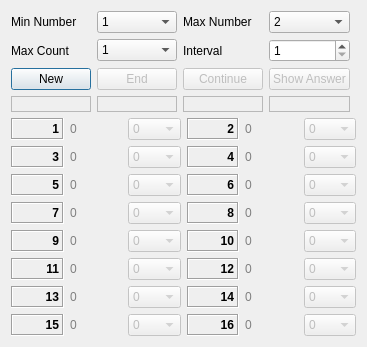
<?xml version="1.0" encoding="UTF-8"?>
<ui version="4.0">
 <class>Dialog</class>
 <widget class="QDialog" name="Dialog">
  <property name="geometry">
   <rect>
    <x>0</x>
    <y>0</y>
    <width>344</width>
    <height>323</height>
   </rect>
  </property>
  <property name="windowTitle">
   <string>Count Memory</string>
  </property>
  <layout class="QGridLayout" name="gridLayout">
   <item row="0" column="2">
    <widget class="QLabel" name="label_2">
     <property name="text">
      <string>Max Number</string>
     </property>
    </widget>
   </item>
   <item row="3" column="0">
    <widget class="QLabel" name="label1">
     <property name="font">
      <font>
       <weight>75</weight>
       <bold>true</bold>
      </font>
     </property>
     <property name="frameShape">
      <enum>QFrame::StyledPanel</enum>
     </property>
     <property name="frameShadow">
      <enum>QFrame::Sunken</enum>
     </property>
     <property name="text">
      <string/>
     </property>
     <property name="alignment">
      <set>Qt::AlignCenter</set>
     </property>
    </widget>
   </item>
   <item row="0" column="0">
    <widget class="QLabel" name="label">
     <property name="text">
      <string>Min Number</string>
     </property>
    </widget>
   </item>
   <item row="1" column="0">
    <widget class="QLabel" name="label_3">
     <property name="text">
      <string>Max Count</string>
     </property>
    </widget>
   </item>
   <item row="2" column="0">
    <widget class="QPushButton" name="btn_new">
     <property name="text">
      <string>New</string>
     </property>
    </widget>
   </item>
   <item row="4" column="0" colspan="5">
    <layout class="QGridLayout" name="gridLayout_2">
     <item row="3" column="3">
      <widget class="QLabel" name="label_19">
       <property name="font">
        <font>
         <weight>75</weight>
         <bold>true</bold>
        </font>
       </property>
       <property name="frameShape">
        <enum>QFrame::Box</enum>
       </property>
       <property name="frameShadow">
        <enum>QFrame::Sunken</enum>
       </property>
       <property name="text">
        <string>8</string>
       </property>
       <property name="alignment">
        <set>Qt::AlignRight|Qt::AlignTrailing|Qt::AlignVCenter</set>
       </property>
      </widget>
     </item>
     <item row="0" column="3">
      <widget class="QLabel" name="label_7">
       <property name="font">
        <font>
         <weight>75</weight>
         <bold>true</bold>
        </font>
       </property>
       <property name="frameShape">
        <enum>QFrame::Box</enum>
       </property>
       <property name="frameShadow">
        <enum>QFrame::Sunken</enum>
       </property>
       <property name="text">
        <string>2</string>
       </property>
       <property name="alignment">
        <set>Qt::AlignRight|Qt::AlignTrailing|Qt::AlignVCenter</set>
       </property>
      </widget>
     </item>
     <item row="0" column="0">
      <widget class="QLabel" name="label_5">
       <property name="font">
        <font>
         <weight>75</weight>
         <bold>true</bold>
        </font>
       </property>
       <property name="frameShape">
        <enum>QFrame::Box</enum>
       </property>
       <property name="frameShadow">
        <enum>QFrame::Sunken</enum>
       </property>
       <property name="text">
        <string>1</string>
       </property>
       <property name="alignment">
        <set>Qt::AlignRight|Qt::AlignTrailing|Qt::AlignVCenter</set>
       </property>
      </widget>
     </item>
     <item row="5" column="0">
      <widget class="QLabel" name="label_25">
       <property name="font">
        <font>
         <weight>75</weight>
         <bold>true</bold>
        </font>
       </property>
       <property name="frameShape">
        <enum>QFrame::Box</enum>
       </property>
       <property name="frameShadow">
        <enum>QFrame::Sunken</enum>
       </property>
       <property name="text">
        <string>11</string>
       </property>
       <property name="alignment">
        <set>Qt::AlignRight|Qt::AlignTrailing|Qt::AlignVCenter</set>
       </property>
      </widget>
     </item>
     <item row="3" column="0">
      <widget class="QLabel" name="label_17">
       <property name="font">
        <font>
         <weight>75</weight>
         <bold>true</bold>
        </font>
       </property>
       <property name="frameShape">
        <enum>QFrame::Box</enum>
       </property>
       <property name="frameShadow">
        <enum>QFrame::Sunken</enum>
       </property>
       <property name="text">
        <string>7</string>
       </property>
       <property name="alignment">
        <set>Qt::AlignRight|Qt::AlignTrailing|Qt::AlignVCenter</set>
       </property>
      </widget>
     </item>
     <item row="5" column="3">
      <widget class="QLabel" name="label_27">
       <property name="font">
        <font>
         <weight>75</weight>
         <bold>true</bold>
        </font>
       </property>
       <property name="frameShape">
        <enum>QFrame::Box</enum>
       </property>
       <property name="frameShadow">
        <enum>QFrame::Sunken</enum>
       </property>
       <property name="text">
        <string>12</string>
       </property>
       <property name="alignment">
        <set>Qt::AlignRight|Qt::AlignTrailing|Qt::AlignVCenter</set>
       </property>
      </widget>
     </item>
     <item row="6" column="0">
      <widget class="QLabel" name="label_29">
       <property name="font">
        <font>
         <weight>75</weight>
         <bold>true</bold>
        </font>
       </property>
       <property name="frameShape">
        <enum>QFrame::Box</enum>
       </property>
       <property name="frameShadow">
        <enum>QFrame::Sunken</enum>
       </property>
       <property name="text">
        <string>13</string>
       </property>
       <property name="alignment">
        <set>Qt::AlignRight|Qt::AlignTrailing|Qt::AlignVCenter</set>
       </property>
      </widget>
     </item>
     <item row="6" column="3">
      <widget class="QLabel" name="label_31">
       <property name="font">
        <font>
         <weight>75</weight>
         <bold>true</bold>
        </font>
       </property>
       <property name="frameShape">
        <enum>QFrame::Box</enum>
       </property>
       <property name="frameShadow">
        <enum>QFrame::Sunken</enum>
       </property>
       <property name="text">
        <string>14</string>
       </property>
       <property name="alignment">
        <set>Qt::AlignRight|Qt::AlignTrailing|Qt::AlignVCenter</set>
       </property>
      </widget>
     </item>
     <item row="4" column="0">
      <widget class="QLabel" name="label_21">
       <property name="font">
        <font>
         <weight>75</weight>
         <bold>true</bold>
        </font>
       </property>
       <property name="frameShape">
        <enum>QFrame::Box</enum>
       </property>
       <property name="frameShadow">
        <enum>QFrame::Sunken</enum>
       </property>
       <property name="text">
        <string>9</string>
       </property>
       <property name="alignment">
        <set>Qt::AlignRight|Qt::AlignTrailing|Qt::AlignVCenter</set>
       </property>
      </widget>
     </item>
     <item row="2" column="3">
      <widget class="QLabel" name="label_15">
       <property name="font">
        <font>
         <weight>75</weight>
         <bold>true</bold>
        </font>
       </property>
       <property name="frameShape">
        <enum>QFrame::Box</enum>
       </property>
       <property name="frameShadow">
        <enum>QFrame::Sunken</enum>
       </property>
       <property name="text">
        <string>6</string>
       </property>
       <property name="alignment">
        <set>Qt::AlignRight|Qt::AlignTrailing|Qt::AlignVCenter</set>
       </property>
      </widget>
     </item>
     <item row="1" column="3">
      <widget class="QLabel" name="label_11">
       <property name="font">
        <font>
         <weight>75</weight>
         <bold>true</bold>
        </font>
       </property>
       <property name="frameShape">
        <enum>QFrame::Box</enum>
       </property>
       <property name="frameShadow">
        <enum>QFrame::Sunken</enum>
       </property>
       <property name="text">
        <string>4</string>
       </property>
       <property name="alignment">
        <set>Qt::AlignRight|Qt::AlignTrailing|Qt::AlignVCenter</set>
       </property>
      </widget>
     </item>
     <item row="4" column="3">
      <widget class="QLabel" name="label_23">
       <property name="font">
        <font>
         <weight>75</weight>
         <bold>true</bold>
        </font>
       </property>
       <property name="frameShape">
        <enum>QFrame::Box</enum>
       </property>
       <property name="frameShadow">
        <enum>QFrame::Sunken</enum>
       </property>
       <property name="text">
        <string>10</string>
       </property>
       <property name="alignment">
        <set>Qt::AlignRight|Qt::AlignTrailing|Qt::AlignVCenter</set>
       </property>
      </widget>
     </item>
     <item row="2" column="0">
      <widget class="QLabel" name="label_13">
       <property name="font">
        <font>
         <weight>75</weight>
         <bold>true</bold>
        </font>
       </property>
       <property name="frameShape">
        <enum>QFrame::Box</enum>
       </property>
       <property name="frameShadow">
        <enum>QFrame::Sunken</enum>
       </property>
       <property name="text">
        <string>5</string>
       </property>
       <property name="alignment">
        <set>Qt::AlignRight|Qt::AlignTrailing|Qt::AlignVCenter</set>
       </property>
      </widget>
     </item>
     <item row="1" column="0">
      <widget class="QLabel" name="label_9">
       <property name="font">
        <font>
         <weight>75</weight>
         <bold>true</bold>
        </font>
       </property>
       <property name="frameShape">
        <enum>QFrame::Box</enum>
       </property>
       <property name="frameShadow">
        <enum>QFrame::Sunken</enum>
       </property>
       <property name="text">
        <string>3</string>
       </property>
       <property name="alignment">
        <set>Qt::AlignRight|Qt::AlignTrailing|Qt::AlignVCenter</set>
       </property>
      </widget>
     </item>
     <item row="7" column="0">
      <widget class="QLabel" name="label_33">
       <property name="font">
        <font>
         <weight>75</weight>
         <bold>true</bold>
        </font>
       </property>
       <property name="frameShape">
        <enum>QFrame::Box</enum>
       </property>
       <property name="frameShadow">
        <enum>QFrame::Sunken</enum>
       </property>
       <property name="text">
        <string>15</string>
       </property>
       <property name="alignment">
        <set>Qt::AlignRight|Qt::AlignTrailing|Qt::AlignVCenter</set>
       </property>
      </widget>
     </item>
     <item row="7" column="3">
      <widget class="QLabel" name="label_35">
       <property name="font">
        <font>
         <weight>75</weight>
         <bold>true</bold>
        </font>
       </property>
       <property name="frameShape">
        <enum>QFrame::Box</enum>
       </property>
       <property name="frameShadow">
        <enum>QFrame::Sunken</enum>
       </property>
       <property name="text">
        <string>16</string>
       </property>
       <property name="alignment">
        <set>Qt::AlignRight|Qt::AlignTrailing|Qt::AlignVCenter</set>
       </property>
      </widget>
     </item>
     <item row="1" column="1">
      <widget class="QLabel" name="label_ans3">
       <property name="text">
        <string>&lt;font color=&quot;gray&quot;&gt;0&lt;/font&gt;</string>
       </property>
      </widget>
     </item>
     <item row="2" column="1">
      <widget class="QLabel" name="label_ans5">
       <property name="text">
        <string>&lt;font color=&quot;gray&quot;&gt;0&lt;/font&gt;</string>
       </property>
      </widget>
     </item>
     <item row="3" column="1">
      <widget class="QLabel" name="label_ans7">
       <property name="text">
        <string>&lt;font color=&quot;gray&quot;&gt;0&lt;/font&gt;</string>
       </property>
      </widget>
     </item>
     <item row="4" column="1">
      <widget class="QLabel" name="label_ans9">
       <property name="text">
        <string>&lt;font color=&quot;gray&quot;&gt;0&lt;/font&gt;</string>
       </property>
      </widget>
     </item>
     <item row="5" column="1">
      <widget class="QLabel" name="label_ans11">
       <property name="text">
        <string>&lt;font color=&quot;gray&quot;&gt;0&lt;/font&gt;</string>
       </property>
      </widget>
     </item>
     <item row="6" column="1">
      <widget class="QLabel" name="label_ans13">
       <property name="text">
        <string>&lt;font color=&quot;gray&quot;&gt;0&lt;/font&gt;</string>
       </property>
      </widget>
     </item>
     <item row="7" column="1">
      <widget class="QLabel" name="label_ans15">
       <property name="text">
        <string>&lt;font color=&quot;gray&quot;&gt;0&lt;/font&gt;</string>
       </property>
      </widget>
     </item>
     <item row="1" column="4">
      <widget class="QLabel" name="label_ans4">
       <property name="text">
        <string>&lt;font color=&quot;gray&quot;&gt;0&lt;/font&gt;</string>
       </property>
      </widget>
     </item>
     <item row="2" column="4">
      <widget class="QLabel" name="label_ans6">
       <property name="text">
        <string>&lt;font color=&quot;gray&quot;&gt;0&lt;/font&gt;</string>
       </property>
      </widget>
     </item>
     <item row="3" column="4">
      <widget class="QLabel" name="label_ans8">
       <property name="text">
        <string>&lt;font color=&quot;gray&quot;&gt;0&lt;/font&gt;</string>
       </property>
      </widget>
     </item>
     <item row="4" column="4">
      <widget class="QLabel" name="label_ans10">
       <property name="text">
        <string>&lt;font color=&quot;gray&quot;&gt;0&lt;/font&gt;</string>
       </property>
      </widget>
     </item>
     <item row="5" column="4">
      <widget class="QLabel" name="label_ans12">
       <property name="text">
        <string>&lt;font color=&quot;gray&quot;&gt;0&lt;/font&gt;</string>
       </property>
      </widget>
     </item>
     <item row="6" column="4">
      <widget class="QLabel" name="label_ans14">
       <property name="text">
        <string>&lt;font color=&quot;gray&quot;&gt;0&lt;/font&gt;</string>
       </property>
      </widget>
     </item>
     <item row="7" column="4">
      <widget class="QLabel" name="label_ans16">
       <property name="text">
        <string>&lt;font color=&quot;gray&quot;&gt;0&lt;/font&gt;</string>
       </property>
      </widget>
     </item>
     <item row="1" column="2">
      <widget class="QComboBox" name="combo_3">
       <property name="enabled">
        <bool>false</bool>
       </property>
       <item>
        <property name="text">
         <string>0</string>
        </property>
       </item>
       <item>
        <property name="text">
         <string>1</string>
        </property>
       </item>
       <item>
        <property name="text">
         <string>2</string>
        </property>
       </item>
       <item>
        <property name="text">
         <string>3</string>
        </property>
       </item>
       <item>
        <property name="text">
         <string>4</string>
        </property>
       </item>
       <item>
        <property name="text">
         <string>5</string>
        </property>
       </item>
       <item>
        <property name="text">
         <string>6</string>
        </property>
       </item>
       <item>
        <property name="text">
         <string>7</string>
        </property>
       </item>
       <item>
        <property name="text">
         <string>8</string>
        </property>
       </item>
       <item>
        <property name="text">
         <string>9</string>
        </property>
       </item>
      </widget>
     </item>
     <item row="0" column="1">
      <widget class="QLabel" name="label_ans1">
       <property name="text">
        <string>&lt;font color=&quot;gray&quot;&gt;0&lt;/font&gt;</string>
       </property>
      </widget>
     </item>
     <item row="0" column="2">
      <widget class="QComboBox" name="combo_1">
       <property name="enabled">
        <bool>false</bool>
       </property>
       <item>
        <property name="text">
         <string>0</string>
        </property>
       </item>
       <item>
        <property name="text">
         <string>1</string>
        </property>
       </item>
       <item>
        <property name="text">
         <string>2</string>
        </property>
       </item>
       <item>
        <property name="text">
         <string>3</string>
        </property>
       </item>
       <item>
        <property name="text">
         <string>4</string>
        </property>
       </item>
       <item>
        <property name="text">
         <string>5</string>
        </property>
       </item>
       <item>
        <property name="text">
         <string>6</string>
        </property>
       </item>
       <item>
        <property name="text">
         <string>7</string>
        </property>
       </item>
       <item>
        <property name="text">
         <string>8</string>
        </property>
       </item>
       <item>
        <property name="text">
         <string>9</string>
        </property>
       </item>
      </widget>
     </item>
     <item row="1" column="5">
      <widget class="QComboBox" name="combo_4">
       <property name="enabled">
        <bool>false</bool>
       </property>
       <item>
        <property name="text">
         <string>0</string>
        </property>
       </item>
       <item>
        <property name="text">
         <string>1</string>
        </property>
       </item>
       <item>
        <property name="text">
         <string>2</string>
        </property>
       </item>
       <item>
        <property name="text">
         <string>3</string>
        </property>
       </item>
       <item>
        <property name="text">
         <string>4</string>
        </property>
       </item>
       <item>
        <property name="text">
         <string>5</string>
        </property>
       </item>
       <item>
        <property name="text">
         <string>6</string>
        </property>
       </item>
       <item>
        <property name="text">
         <string>7</string>
        </property>
       </item>
       <item>
        <property name="text">
         <string>8</string>
        </property>
       </item>
       <item>
        <property name="text">
         <string>9</string>
        </property>
       </item>
      </widget>
     </item>
     <item row="0" column="4">
      <widget class="QLabel" name="label_ans2">
       <property name="text">
        <string>&lt;font color=&quot;gray&quot;&gt;0&lt;/font&gt;</string>
       </property>
      </widget>
     </item>
     <item row="0" column="5">
      <widget class="QComboBox" name="combo_2">
       <property name="enabled">
        <bool>false</bool>
       </property>
       <item>
        <property name="text">
         <string>0</string>
        </property>
       </item>
       <item>
        <property name="text">
         <string>1</string>
        </property>
       </item>
       <item>
        <property name="text">
         <string>2</string>
        </property>
       </item>
       <item>
        <property name="text">
         <string>3</string>
        </property>
       </item>
       <item>
        <property name="text">
         <string>4</string>
        </property>
       </item>
       <item>
        <property name="text">
         <string>5</string>
        </property>
       </item>
       <item>
        <property name="text">
         <string>6</string>
        </property>
       </item>
       <item>
        <property name="text">
         <string>7</string>
        </property>
       </item>
       <item>
        <property name="text">
         <string>8</string>
        </property>
       </item>
       <item>
        <property name="text">
         <string>9</string>
        </property>
       </item>
      </widget>
     </item>
     <item row="2" column="2">
      <widget class="QComboBox" name="combo_5">
       <property name="enabled">
        <bool>false</bool>
       </property>
       <item>
        <property name="text">
         <string>0</string>
        </property>
       </item>
       <item>
        <property name="text">
         <string>1</string>
        </property>
       </item>
       <item>
        <property name="text">
         <string>2</string>
        </property>
       </item>
       <item>
        <property name="text">
         <string>3</string>
        </property>
       </item>
       <item>
        <property name="text">
         <string>4</string>
        </property>
       </item>
       <item>
        <property name="text">
         <string>5</string>
        </property>
       </item>
       <item>
        <property name="text">
         <string>6</string>
        </property>
       </item>
       <item>
        <property name="text">
         <string>7</string>
        </property>
       </item>
       <item>
        <property name="text">
         <string>8</string>
        </property>
       </item>
       <item>
        <property name="text">
         <string>9</string>
        </property>
       </item>
      </widget>
     </item>
     <item row="2" column="5">
      <widget class="QComboBox" name="combo_6">
       <property name="enabled">
        <bool>false</bool>
       </property>
       <item>
        <property name="text">
         <string>0</string>
        </property>
       </item>
       <item>
        <property name="text">
         <string>1</string>
        </property>
       </item>
       <item>
        <property name="text">
         <string>2</string>
        </property>
       </item>
       <item>
        <property name="text">
         <string>3</string>
        </property>
       </item>
       <item>
        <property name="text">
         <string>4</string>
        </property>
       </item>
       <item>
        <property name="text">
         <string>5</string>
        </property>
       </item>
       <item>
        <property name="text">
         <string>6</string>
        </property>
       </item>
       <item>
        <property name="text">
         <string>7</string>
        </property>
       </item>
       <item>
        <property name="text">
         <string>8</string>
        </property>
       </item>
       <item>
        <property name="text">
         <string>9</string>
        </property>
       </item>
      </widget>
     </item>
     <item row="3" column="2">
      <widget class="QComboBox" name="combo_7">
       <property name="enabled">
        <bool>false</bool>
       </property>
       <item>
        <property name="text">
         <string>0</string>
        </property>
       </item>
       <item>
        <property name="text">
         <string>1</string>
        </property>
       </item>
       <item>
        <property name="text">
         <string>2</string>
        </property>
       </item>
       <item>
        <property name="text">
         <string>3</string>
        </property>
       </item>
       <item>
        <property name="text">
         <string>4</string>
        </property>
       </item>
       <item>
        <property name="text">
         <string>5</string>
        </property>
       </item>
       <item>
        <property name="text">
         <string>6</string>
        </property>
       </item>
       <item>
        <property name="text">
         <string>7</string>
        </property>
       </item>
       <item>
        <property name="text">
         <string>8</string>
        </property>
       </item>
       <item>
        <property name="text">
         <string>9</string>
        </property>
       </item>
      </widget>
     </item>
     <item row="3" column="5">
      <widget class="QComboBox" name="combo_8">
       <property name="enabled">
        <bool>false</bool>
       </property>
       <item>
        <property name="text">
         <string>0</string>
        </property>
       </item>
       <item>
        <property name="text">
         <string>1</string>
        </property>
       </item>
       <item>
        <property name="text">
         <string>2</string>
        </property>
       </item>
       <item>
        <property name="text">
         <string>3</string>
        </property>
       </item>
       <item>
        <property name="text">
         <string>4</string>
        </property>
       </item>
       <item>
        <property name="text">
         <string>5</string>
        </property>
       </item>
       <item>
        <property name="text">
         <string>6</string>
        </property>
       </item>
       <item>
        <property name="text">
         <string>7</string>
        </property>
       </item>
       <item>
        <property name="text">
         <string>8</string>
        </property>
       </item>
       <item>
        <property name="text">
         <string>9</string>
        </property>
       </item>
      </widget>
     </item>
     <item row="4" column="2">
      <widget class="QComboBox" name="combo_9">
       <property name="enabled">
        <bool>false</bool>
       </property>
       <item>
        <property name="text">
         <string>0</string>
        </property>
       </item>
       <item>
        <property name="text">
         <string>1</string>
        </property>
       </item>
       <item>
        <property name="text">
         <string>2</string>
        </property>
       </item>
       <item>
        <property name="text">
         <string>3</string>
        </property>
       </item>
       <item>
        <property name="text">
         <string>4</string>
        </property>
       </item>
       <item>
        <property name="text">
         <string>5</string>
        </property>
       </item>
       <item>
        <property name="text">
         <string>6</string>
        </property>
       </item>
       <item>
        <property name="text">
         <string>7</string>
        </property>
       </item>
       <item>
        <property name="text">
         <string>8</string>
        </property>
       </item>
       <item>
        <property name="text">
         <string>9</string>
        </property>
       </item>
      </widget>
     </item>
     <item row="4" column="5">
      <widget class="QComboBox" name="combo_10">
       <property name="enabled">
        <bool>false</bool>
       </property>
       <item>
        <property name="text">
         <string>0</string>
        </property>
       </item>
       <item>
        <property name="text">
         <string>1</string>
        </property>
       </item>
       <item>
        <property name="text">
         <string>2</string>
        </property>
       </item>
       <item>
        <property name="text">
         <string>3</string>
        </property>
       </item>
       <item>
        <property name="text">
         <string>4</string>
        </property>
       </item>
       <item>
        <property name="text">
         <string>5</string>
        </property>
       </item>
       <item>
        <property name="text">
         <string>6</string>
        </property>
       </item>
       <item>
        <property name="text">
         <string>7</string>
        </property>
       </item>
       <item>
        <property name="text">
         <string>8</string>
        </property>
       </item>
       <item>
        <property name="text">
         <string>9</string>
        </property>
       </item>
      </widget>
     </item>
     <item row="5" column="2">
      <widget class="QComboBox" name="combo_11">
       <property name="enabled">
        <bool>false</bool>
       </property>
       <item>
        <property name="text">
         <string>0</string>
        </property>
       </item>
       <item>
        <property name="text">
         <string>1</string>
        </property>
       </item>
       <item>
        <property name="text">
         <string>2</string>
        </property>
       </item>
       <item>
        <property name="text">
         <string>3</string>
        </property>
       </item>
       <item>
        <property name="text">
         <string>4</string>
        </property>
       </item>
       <item>
        <property name="text">
         <string>5</string>
        </property>
       </item>
       <item>
        <property name="text">
         <string>6</string>
        </property>
       </item>
       <item>
        <property name="text">
         <string>7</string>
        </property>
       </item>
       <item>
        <property name="text">
         <string>8</string>
        </property>
       </item>
       <item>
        <property name="text">
         <string>9</string>
        </property>
       </item>
      </widget>
     </item>
     <item row="5" column="5">
      <widget class="QComboBox" name="combo_12">
       <property name="enabled">
        <bool>false</bool>
       </property>
       <item>
        <property name="text">
         <string>0</string>
        </property>
       </item>
       <item>
        <property name="text">
         <string>1</string>
        </property>
       </item>
       <item>
        <property name="text">
         <string>2</string>
        </property>
       </item>
       <item>
        <property name="text">
         <string>3</string>
        </property>
       </item>
       <item>
        <property name="text">
         <string>4</string>
        </property>
       </item>
       <item>
        <property name="text">
         <string>5</string>
        </property>
       </item>
       <item>
        <property name="text">
         <string>6</string>
        </property>
       </item>
       <item>
        <property name="text">
         <string>7</string>
        </property>
       </item>
       <item>
        <property name="text">
         <string>8</string>
        </property>
       </item>
       <item>
        <property name="text">
         <string>9</string>
        </property>
       </item>
      </widget>
     </item>
     <item row="6" column="2">
      <widget class="QComboBox" name="combo_13">
       <property name="enabled">
        <bool>false</bool>
       </property>
       <item>
        <property name="text">
         <string>0</string>
        </property>
       </item>
       <item>
        <property name="text">
         <string>1</string>
        </property>
       </item>
       <item>
        <property name="text">
         <string>2</string>
        </property>
       </item>
       <item>
        <property name="text">
         <string>3</string>
        </property>
       </item>
       <item>
        <property name="text">
         <string>4</string>
        </property>
       </item>
       <item>
        <property name="text">
         <string>5</string>
        </property>
       </item>
       <item>
        <property name="text">
         <string>6</string>
        </property>
       </item>
       <item>
        <property name="text">
         <string>7</string>
        </property>
       </item>
       <item>
        <property name="text">
         <string>8</string>
        </property>
       </item>
       <item>
        <property name="text">
         <string>9</string>
        </property>
       </item>
      </widget>
     </item>
     <item row="6" column="5">
      <widget class="QComboBox" name="combo_14">
       <property name="enabled">
        <bool>false</bool>
       </property>
       <item>
        <property name="text">
         <string>0</string>
        </property>
       </item>
       <item>
        <property name="text">
         <string>1</string>
        </property>
       </item>
       <item>
        <property name="text">
         <string>2</string>
        </property>
       </item>
       <item>
        <property name="text">
         <string>3</string>
        </property>
       </item>
       <item>
        <property name="text">
         <string>4</string>
        </property>
       </item>
       <item>
        <property name="text">
         <string>5</string>
        </property>
       </item>
       <item>
        <property name="text">
         <string>6</string>
        </property>
       </item>
       <item>
        <property name="text">
         <string>7</string>
        </property>
       </item>
       <item>
        <property name="text">
         <string>8</string>
        </property>
       </item>
       <item>
        <property name="text">
         <string>9</string>
        </property>
       </item>
      </widget>
     </item>
     <item row="7" column="2">
      <widget class="QComboBox" name="combo_15">
       <property name="enabled">
        <bool>false</bool>
       </property>
       <item>
        <property name="text">
         <string>0</string>
        </property>
       </item>
       <item>
        <property name="text">
         <string>1</string>
        </property>
       </item>
       <item>
        <property name="text">
         <string>2</string>
        </property>
       </item>
       <item>
        <property name="text">
         <string>3</string>
        </property>
       </item>
       <item>
        <property name="text">
         <string>4</string>
        </property>
       </item>
       <item>
        <property name="text">
         <string>5</string>
        </property>
       </item>
       <item>
        <property name="text">
         <string>6</string>
        </property>
       </item>
       <item>
        <property name="text">
         <string>7</string>
        </property>
       </item>
       <item>
        <property name="text">
         <string>8</string>
        </property>
       </item>
       <item>
        <property name="text">
         <string>9</string>
        </property>
       </item>
      </widget>
     </item>
     <item row="7" column="5">
      <widget class="QComboBox" name="combo_16">
       <property name="enabled">
        <bool>false</bool>
       </property>
       <item>
        <property name="text">
         <string>0</string>
        </property>
       </item>
       <item>
        <property name="text">
         <string>1</string>
        </property>
       </item>
       <item>
        <property name="text">
         <string>2</string>
        </property>
       </item>
       <item>
        <property name="text">
         <string>3</string>
        </property>
       </item>
       <item>
        <property name="text">
         <string>4</string>
        </property>
       </item>
       <item>
        <property name="text">
         <string>5</string>
        </property>
       </item>
       <item>
        <property name="text">
         <string>6</string>
        </property>
       </item>
       <item>
        <property name="text">
         <string>7</string>
        </property>
       </item>
       <item>
        <property name="text">
         <string>8</string>
        </property>
       </item>
       <item>
        <property name="text">
         <string>9</string>
        </property>
       </item>
      </widget>
     </item>
    </layout>
   </item>
   <item row="3" column="3">
    <widget class="QLabel" name="label4">
     <property name="font">
      <font>
       <weight>50</weight>
       <bold>false</bold>
      </font>
     </property>
     <property name="frameShape">
      <enum>QFrame::StyledPanel</enum>
     </property>
     <property name="frameShadow">
      <enum>QFrame::Sunken</enum>
     </property>
     <property name="text">
      <string/>
     </property>
     <property name="alignment">
      <set>Qt::AlignCenter</set>
     </property>
    </widget>
   </item>
   <item row="2" column="1">
    <widget class="QPushButton" name="btn_end">
     <property name="enabled">
      <bool>false</bool>
     </property>
     <property name="text">
      <string>End</string>
     </property>
    </widget>
   </item>
   <item row="1" column="2">
    <widget class="QLabel" name="label_4">
     <property name="text">
      <string>Interval</string>
     </property>
    </widget>
   </item>
   <item row="1" column="3">
    <widget class="QSpinBox" name="spin_inv">
     <property name="minimum">
      <number>1</number>
     </property>
     <property name="maximum">
      <number>60</number>
     </property>
     <property name="singleStep">
      <number>1</number>
     </property>
    </widget>
   </item>
   <item row="0" column="3">
    <widget class="QComboBox" name="combo_max">
     <item>
      <property name="text">
       <string>2</string>
      </property>
     </item>
     <item>
      <property name="text">
       <string>3</string>
      </property>
     </item>
     <item>
      <property name="text">
       <string>4</string>
      </property>
     </item>
     <item>
      <property name="text">
       <string>5</string>
      </property>
     </item>
     <item>
      <property name="text">
       <string>6</string>
      </property>
     </item>
     <item>
      <property name="text">
       <string>7</string>
      </property>
     </item>
     <item>
      <property name="text">
       <string>8</string>
      </property>
     </item>
     <item>
      <property name="text">
       <string>9</string>
      </property>
     </item>
     <item>
      <property name="text">
       <string>10</string>
      </property>
     </item>
     <item>
      <property name="text">
       <string>11</string>
      </property>
     </item>
     <item>
      <property name="text">
       <string>12</string>
      </property>
     </item>
     <item>
      <property name="text">
       <string>13</string>
      </property>
     </item>
     <item>
      <property name="text">
       <string>14</string>
      </property>
     </item>
     <item>
      <property name="text">
       <string>15</string>
      </property>
     </item>
     <item>
      <property name="text">
       <string>16</string>
      </property>
     </item>
    </widget>
   </item>
   <item row="3" column="1">
    <widget class="QLabel" name="label2">
     <property name="font">
      <font>
       <weight>75</weight>
       <bold>true</bold>
      </font>
     </property>
     <property name="frameShape">
      <enum>QFrame::StyledPanel</enum>
     </property>
     <property name="frameShadow">
      <enum>QFrame::Sunken</enum>
     </property>
     <property name="text">
      <string/>
     </property>
     <property name="alignment">
      <set>Qt::AlignCenter</set>
     </property>
    </widget>
   </item>
   <item row="3" column="2">
    <widget class="QLabel" name="label3">
     <property name="font">
      <font>
       <weight>50</weight>
       <bold>false</bold>
      </font>
     </property>
     <property name="frameShape">
      <enum>QFrame::StyledPanel</enum>
     </property>
     <property name="frameShadow">
      <enum>QFrame::Sunken</enum>
     </property>
     <property name="text">
      <string/>
     </property>
     <property name="alignment">
      <set>Qt::AlignCenter</set>
     </property>
    </widget>
   </item>
   <item row="2" column="3">
    <widget class="QPushButton" name="btn_show">
     <property name="enabled">
      <bool>false</bool>
     </property>
     <property name="text">
      <string>Show Answer</string>
     </property>
    </widget>
   </item>
   <item row="0" column="1">
    <widget class="QComboBox" name="combo_min">
     <item>
      <property name="text">
       <string>1</string>
      </property>
     </item>
     <item>
      <property name="text">
       <string>2</string>
      </property>
     </item>
     <item>
      <property name="text">
       <string>3</string>
      </property>
     </item>
     <item>
      <property name="text">
       <string>4</string>
      </property>
     </item>
     <item>
      <property name="text">
       <string>5</string>
      </property>
     </item>
     <item>
      <property name="text">
       <string>6</string>
      </property>
     </item>
     <item>
      <property name="text">
       <string>7</string>
      </property>
     </item>
     <item>
      <property name="text">
       <string>8</string>
      </property>
     </item>
     <item>
      <property name="text">
       <string>9</string>
      </property>
     </item>
     <item>
      <property name="text">
       <string>10</string>
      </property>
     </item>
     <item>
      <property name="text">
       <string>11</string>
      </property>
     </item>
     <item>
      <property name="text">
       <string>12</string>
      </property>
     </item>
     <item>
      <property name="text">
       <string>13</string>
      </property>
     </item>
     <item>
      <property name="text">
       <string>14</string>
      </property>
     </item>
     <item>
      <property name="text">
       <string>15</string>
      </property>
     </item>
    </widget>
   </item>
   <item row="1" column="1">
    <widget class="QComboBox" name="combo_cnt">
     <item>
      <property name="text">
       <string>1</string>
      </property>
     </item>
     <item>
      <property name="text">
       <string>2</string>
      </property>
     </item>
     <item>
      <property name="text">
       <string>3</string>
      </property>
     </item>
     <item>
      <property name="text">
       <string>4</string>
      </property>
     </item>
     <item>
      <property name="text">
       <string>5</string>
      </property>
     </item>
     <item>
      <property name="text">
       <string>6</string>
      </property>
     </item>
     <item>
      <property name="text">
       <string>7</string>
      </property>
     </item>
     <item>
      <property name="text">
       <string>8</string>
      </property>
     </item>
     <item>
      <property name="text">
       <string>9</string>
      </property>
     </item>
    </widget>
   </item>
   <item row="2" column="2">
    <widget class="QPushButton" name="btn_con">
     <property name="enabled">
      <bool>false</bool>
     </property>
     <property name="text">
      <string>Continue</string>
     </property>
    </widget>
   </item>
  </layout>
 </widget>
 <resources/>
 <connections>
  <connection>
   <sender>btn_new</sender>
   <signal>clicked()</signal>
   <receiver>Dialog</receiver>
   <slot>onBtnNew()</slot>
   <hints>
    <hint type="sourcelabel">
     <x>68</x>
     <y>69</y>
    </hint>
    <hint type="destinationlabel">
     <x>90</x>
     <y>5</y>
    </hint>
   </hints>
  </connection>
  <connection>
   <sender>btn_end</sender>
   <signal>clicked()</signal>
   <receiver>Dialog</receiver>
   <slot>onBtnEnd()</slot>
   <hints>
    <hint type="sourcelabel">
     <x>147</x>
     <y>72</y>
    </hint>
    <hint type="destinationlabel">
     <x>227</x>
     <y>5</y>
    </hint>
   </hints>
  </connection>
  <connection>
   <sender>btn_con</sender>
   <signal>clicked()</signal>
   <receiver>Dialog</receiver>
   <slot>onBtnCon()</slot>
   <hints>
    <hint type="sourcelabel">
     <x>234</x>
     <y>71</y>
    </hint>
    <hint type="destinationlabel">
     <x>306</x>
     <y>3</y>
    </hint>
   </hints>
  </connection>
  <connection>
   <sender>btn_show</sender>
   <signal>clicked()</signal>
   <receiver>Dialog</receiver>
   <slot>onBtnShow()</slot>
   <hints>
    <hint type="sourcelabel">
     <x>334</x>
     <y>74</y>
    </hint>
    <hint type="destinationlabel">
     <x>379</x>
     <y>4</y>
    </hint>
   </hints>
  </connection>
 </connections>
 <slots>
  <slot>onBtnNew()</slot>
  <slot>onBtnEnd()</slot>
  <slot>onBtnCon()</slot>
  <slot>onBtnShow()</slot>
 </slots>
</ui>
